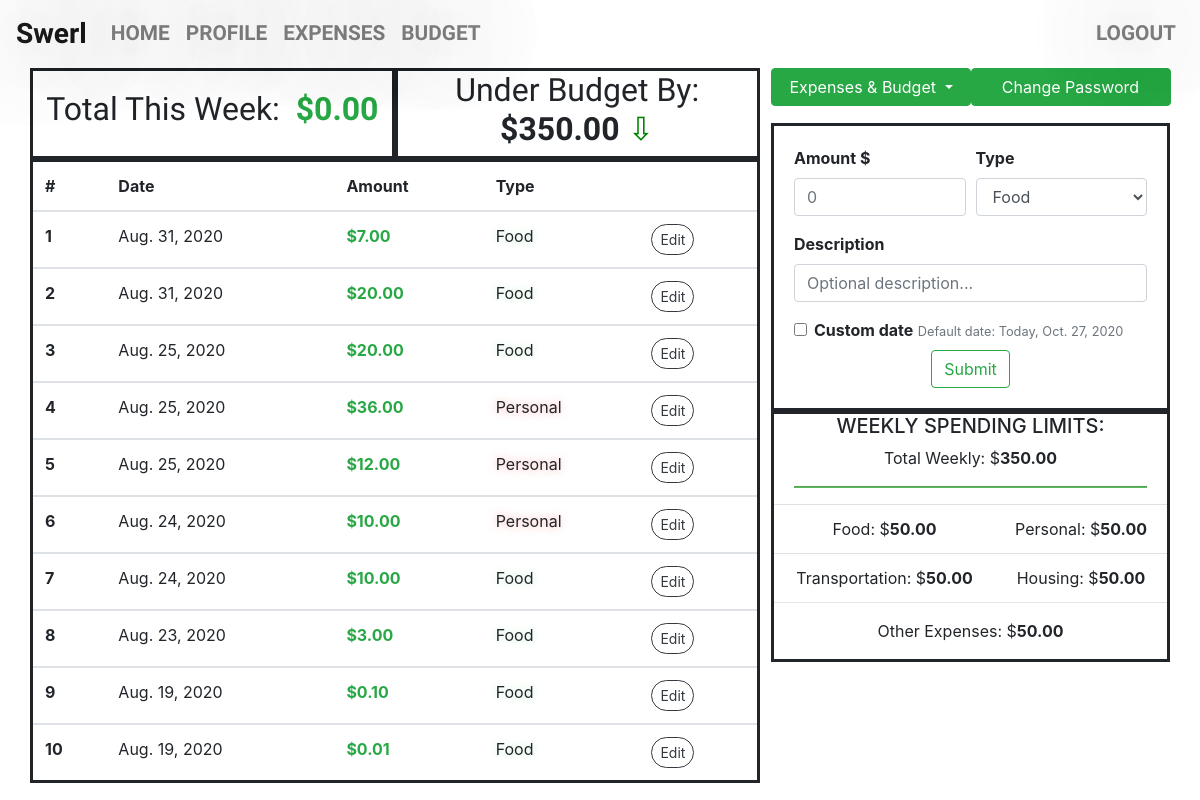
/profile/ (signed in), run on the app's committed database.
### expenses/models.py (models this page shows, shortened)
class Expense(models.Model):
    amount = models.DecimalField(max_digits=11, decimal_places=2)
    expense_date = models.DateField(default=datetime.now, blank=True)
    description = models.CharField(max_length=100, blank=True)
    expense_type = models.CharField(max_length=100)
    author = models.ForeignKey(settings.AUTH_USER_MODEL, on_delete=models.CASCADE)

### budget/models.py (models this page shows, shortened)
class Budget(models.Model):
    weekly_spending_total = models.DecimalField(max_digits=11, decimal_places=2)
    weekly_food = models.DecimalField(max_digits=11, decimal_places=2)
    weekly_personal = models.DecimalField(max_digits=11, decimal_places=2)
    weekly_transportation = models.DecimalField(max_digits=11, decimal_places=2)
    weekly_housing = models.DecimalField(max_digits=11, decimal_places=2)
    weekly_other = models.DecimalField(max_digits=11, decimal_places=2)
    author = models.ForeignKey(settings.AUTH_USER_MODEL, on_delete=models.CASCADE)

### swerl_profile/views.py (the view)
# urls.py: path("profile/", profile_page, name="profile_page"),
def profile_page(request):
    if request.user.username:
        author_id = request.user.id
        user_expenses = Expense.objects.filter(author=author_id).order_by("-expense_date")[:10]
        user_budgets = Budget.objects.filter(author=author_id).last()
        user_name = request.user.username
        current_wk = datetime.now().isocalendar()[1]
        current_yr = datetime.now().isocalendar()[0]
        wk_expenses_tuple = Expense.objects.filter(
            author=author_id).filter(expense_date__year=current_yr).filter(
            expense_date__week=current_wk).aggregate(Sum("amount"))
        wk_expenses = wk_expenses_tuple["amount__sum"]
        if wk_expenses is None:
            wk_expenses = 0
        if user_budgets is None:
            budget_difference = 0
        else:
            budget_difference = abs(user_budgets.weekly_spending_total - wk_expenses)
        context = {
            "user_expenses": user_expenses,
            "user_name": user_name,
            "current_date": datetime.now().date(),
            "user_budgets": user_budgets,
            "wk_expenses": wk_expenses,
            "budget_difference": budget_difference,
        }
        return render(request, "swerl_profile/swerl_profile.html", context)
    else:
        return HttpResponseRedirect("/signup")

### templates/swerl_profile/swerl_profile.html (shortened to what this page needs)
{% extends "base.html" %}
{% block html %}
<html lang="en">
{% endblock html %}
{% block content %}
<div class="div_box_frame div_flex_equal_column"  style="padding: 30px; padding-top: 0px;">
        <div style="width: 65%; max-height: 90%; margin-right: 1%;">
            <div style="width: 100%; display: flex; background: white;">
                <div class="div_small_box">
                    {% if wk_expenses > user_budgets.weekly_spending_total %}
                        <h2>Total This Week: &nbsp; <h2 class="text-danger"> <b>${{ wk_expenses|floatformat:2 }} </b></h2></h2>
                    {% else %}
                        <h2>Total This Week: &nbsp; <h2 class="text-success"> <b>${{ wk_expenses|floatformat:2 }} </b></h2></h2>
                    {% endif %}
                </div>
                <div class="div_small_box">
                    {% if wk_expenses > user_budgets.weekly_spending_total %}
                        <h2 class="h2_arrow_up"> Over Budget By: <b>${{ budget_difference|floatformat:2 }} </b></h2>
                    {% else %}
                        <h2 class="h2_arrow_down">Under Budget By: <b>${{ budget_difference|floatformat:2 }} </b></h2>
                    {% endif %}
                </div>
            </div>
            <div class="table-responsive">
                <table class="table table-hover" style="border: solid; background: white;">
                    <thead>
                    <tr>
                        <th scope="col">#</th>
                        <th scope="col">Date</th>
                        <th scope="col">Amount</th>
                        <th scope="col">Type</th>
                        <th scope="col"></th>
                    </tr>
                    </thead>
                    {% for user_expense in user_expenses %}
                    <tbody>
                        <tr data-toggle="tooltip" title="{{ user_expense.description }}">
                            <th scope="row">
                                {{ forloop.counter }}
                            </th>
                            <td>
                                {{ user_expense.expense_date }}
                            </td>
                            <td class="text-success">
                                <b>${{ user_expense.amount }}</b>
                            </td>
                            {% if user_expense.expense_type == "food" %}
                                <td class="title_case" style="text-shadow: 0 0 10px #C0ECCC;">{{ user_expense.expense_type }}</td>
                            {% elif user_expense.expense_type == "personal" %}
                                <td class="title_case" style="text-shadow: 0 0 10px #F6A8A6;">{{ user_expense.expense_type }}</td>
                            {% elif user_expense.expense_type == "transportation" %}
                                <td class="title_case" style="text-shadow: 0 0 10px #F9F0C1;">{{ user_expense.expense_type }}</td>
                            {% elif user_expense.expense_type == "housing" %}
                                <td class="title_case" style="text-shadow: 0 0 10px #A5C8E4;">{{ user_expense.expense_type }}</td>
                            {% elif user_expense.expense_type == "other" %}
                                <td class="title_case" style="text-shadow: 0 0 10px #F4CDA6;">{{ user_expense.expense_type }}</td>
                            {% endif %}
                            <td>
                                <a class="btn btn-outline-dark btn-sm"
                                   href="{% url 'expenses_paths:update_expense' pk=user_expense.pk %}"
                                   style="border-radius: 20px;">
                                    Edit
                                </a>
                            </td>
                        </tr>
                    </tbody>
                    {% endfor %}
                </table>
            </div>
        </div>
        <div style="width: 35%; max-height: 90%; padding: 0; border:">
            <div style="width: 100%; min-height: 8%; display: flex; margin-bottom: 5px;">
                <div class="text-center" style="width: 50%; height: 100%; padding: 0;">
                      <a class="btn btn-success dropdown-toggle longer_buttons text-center" href="#" role="button"
                         id="dropdownMenuLink" data-toggle="dropdown" aria-haspopup="true" aria-expanded="false">
                          Expenses & Budget
                      </a>
                </div>
                <div class="text-center" style="width: 50%; height: 100%; padding: 0;">
                    <a class="btn btn-success text-center longer_buttons"
                       href="../password-change">Change Password</a>
                </div>
            </div>
            <div style="margin-bottom: auto; min-height: 46%;">
                <form method="POST" action="{% url 'expenses_paths:post_expenses' %}"
                      style="border: solid; padding: 20px; background: white;">
                    <div class="form-row">
                        <div class="form-group col-md-6">
                            <label for="expense_amount"><b>Amount $</b></label>
                            <input class="form-control" id="expense_amount" type="number" min=".01" placeholder="0"
                                   name="expense_amount" step=".01" required>
                        </div>
                        <div class="form-group col-md-6">
                            <label for="expense_type"><b>Type</b></label>
                            <select class="form-control" id="expense_type" name="expense_type">
                                <option value="food">Food</option>
                            </select>
                        </div>
                    </div>
                    <div class="form-group">
                        <label for="expense_description"><b>Description</b></label>
                        <input class="form-control" id="expense_description" type="text"
                               placeholder="Optional description..."
                               name="description">
                    </div>
                    <div class="form-check">
                        <input class="form-check-input" id="expense_date" type="checkbox"
                               name="expense_date" onclick="custom_date_entry()">
                        <label for="expense_date"><b>Custom date</b></label>
                        <small class="text-muted" style="line-height: 80%;">
                            Default date: Today, {{ current_date }}
                        </small>
                    </div>
                    <div class="text-center">
                        <button type="submit" class="btn btn-outline-success">Submit</button>
                    </div>
                </form>
            </div>
            {% if user_budgets is None %}
                <div class="text-center" style="background: white; border: solid; height: 250px;">
                    <h5>WEEKLY SPENDING LIMITS:</h5>
                    <p>Total Weekly: $0.00</p>
                    <hr style="height:1px;background-color:black;width:90%; background-color: #5cb85c;">
                    <br><br>
                    <a class="btn btn-lrg btn-outline-success" href="/expenses/#budget"><b>Set-up Spending Limits</b></a>
                </div>
            {% else %}
                <div class="text-center" style="background: white; border: solid;">
                    <h5>WEEKLY SPENDING LIMITS:</h5>
                    <p>Total Weekly: $<b>{{ user_budgets.weekly_spending_total }} </b></p>
                    <hr style="height:1px;background-color:black;width:90%; background-color: #5cb85c;">
                    <table class="table" style="margin-bottom: 0;">
                        <tbody>
                            <tr>
                                <td>Food: $<b>{{ user_budgets.weekly_food }} </b></td>
                                <td>Personal: $<b>{{ user_budgets.weekly_personal }} </b></td>
                            </tr>
                            <tr>
                                <td>Transportation: $<b>{{ user_budgets.weekly_transportation }} </b></td>
                                <td>Housing: $<b>{{ user_budgets.weekly_housing }} </b></td>
                            </tr>
                        </tbody>
                    </table>
                    <hr style="margin-top: 0;">
                    <p class="text-center">Other Expenses: $<b>{{ user_budgets.weekly_other }} </b></p>
                </div>
            </div>
        {% endif %}
</div>
{% endblock content %}

### static/css/styles.css (style rules this page uses)
html, body { margin: 0; padding: 0; height: 100%; width: 100%; }
h2 { font-family: Oswald; text-align: center; }
.h2_arrow_down:after { content: ' \21E9'; color: green; }
.div_box_frame { width: 100%; height: 90%; padding: 0; }
.div_small_box { width: 50%; border: solid; padding: 0; display: flex; justify-content: center; align-items: center; }
.longer_buttons { width: 200px; }
.div_flex_equal_column { display: -webkit-flex; display: flex; flex-direction: row; align-items: stretch; }
.title_case { text-transform: capitalize; }

### data on the page
Expense: expense_date "Aug. 31, 2020", amount "7.00", expense_type "Food"
Expense: expense_date "Aug. 31, 2020", amount "20.00", expense_type "Food"
Expense: expense_date "Aug. 25, 2020", amount "20.00", expense_type "Food"
Expense: expense_date "Aug. 25, 2020", amount "36.00", expense_type "Personal"
Expense: expense_date "Aug. 25, 2020", amount "12.00", expense_type "Personal"
Expense: expense_date "Aug. 24, 2020", amount "10.00", expense_type "Personal"
Expense: expense_date "Aug. 24, 2020", amount "10.00", expense_type "Food"
Expense: expense_date "Aug. 23, 2020", amount "3.00", expense_type "Food"
Expense: expense_date "Aug. 19, 2020", amount "0.10", expense_type "Food"
Expense: expense_date "Aug. 19, 2020", amount "0.01", expense_type "Food"
Budget: weekly_spending_total "350.00", weekly_food "50.00", weekly_personal "50.00", weekly_transportation "50.00", weekly_housing "50.00", weekly_other "50.00"

### other printed values
{{ wk_expenses|floatformat:2 }} "0.00"
{{ budget_difference|floatformat:2 }} "350.00"
